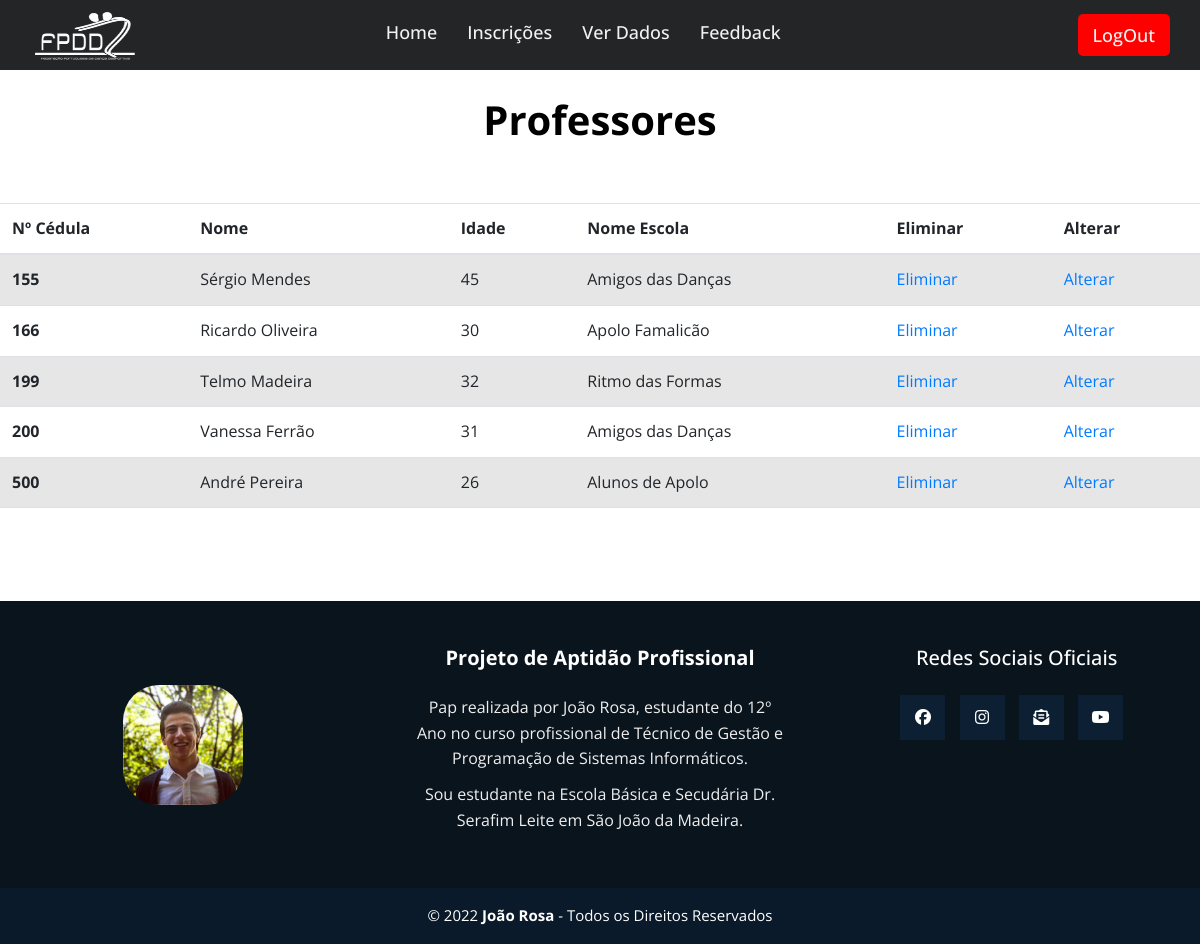
The app's page /Admin/professores.php (signed in) with its own data.
### tables this page shows
CREATE TABLE `professores` (
  `N_cedula` int(11) NOT NULL,
  `Nome` varchar(30) DEFAULT NULL,
  `Idade` int(11) DEFAULT NULL,
  `Cod_Escola` int(11) DEFAULT NULL
);

CREATE TABLE `escolas` (
  `Cod_Escola` int(11) NOT NULL,
  `Nome_escola` varchar(30) DEFAULT NULL,
  `Morada` varchar(40) DEFAULT NULL,
  `Contacto` int(11) DEFAULT NULL,
  `Cod_Associacao` int(11) DEFAULT NULL
);

### Admin/professores.php (the view, shortened to what this page needs)
<?php
if ($_SESSION['login'] == FALSE) {
    header('location: ../login.php');
} else {
?>
    <!DOCTYPE html>
    <html lang="pt-PT">
    <head>
        <link rel="stylesheet" href="./CSS/PAP_style.css" type="text/css" />
        <link href="https://cdn.jsdelivr.net/npm/bootstrap@5.1.3/dist/css/bootstrap.min.css" rel="stylesheet">
    </head>
    <body>
        <?php include_once('header.php'); ?>
        <br>
        <center><h1><b>Professores</b></h1></center>
        <br>
        <br>
        <?php
        $host = 'localhost';
        $db = 'fpdd_final1';
        $user = 'root';
        $pass2 = '';
        $connect = "mysql:host=$host;dbname=$db";
        try {
            $pdo = new PDO($connect, $user, $pass2);
        } catch (PDOException $e) {
            echo "Não foi possível conectar à base de dados!" . $e->getMessage();
        }
        $stmt = $pdo->query("select * from professores, escolas where escolas.Cod_Escola = professores.Cod_Escola;");
        $stmt2 = $pdo->query("select count(*) as num from professores;");
        if ($fetch = $stmt2->fetch()) {
            $num_rows = $fetch['num'];
            if ($num_rows > 0) {
                echo '<div class="table-responsive">';
                echo ' <table class="table table-striped"> ';
                echo '<thead>';
                echo '<tr>';
                echo '<th scope="col">Nº Cédula</th>';
                echo '<th scope="col">Nome </th>';
                echo '<th scope="col">Idade </th>';
                echo '<th scope="col">Nome Escola</th>';
                echo '<th scope="col">Eliminar</th>';
                echo '<th scope="col">Alterar</th>';
                echo '</tr>';
                echo '</thead>';
                echo '<tbody>';
                foreach ($stmt as $row) {
                    echo '<tr>';
                    echo '<th scope="row">' . $row['N_cedula'] . '</th>';
                    echo '<td>' . $row['Nome'] . '</td>';
                    echo '<td>' . $row['Idade'] . '</td>';
                    echo '<td>' . $row['Nome_escola'] . '</td>';
                    echo "<td> <a href='./eliminarProfessor.php?N_cedula=$row[N_cedula]'>Eliminar</a> </td>";
                    echo "<td> <a href='./alterarProfessor.php?N_cedula=$row[N_cedula]&Nome=$row[Nome]&Idade=$row[Idade]&Cod_Escola=$row[Cod_Escola]'>Alterar</a> </td>";
                }
                echo '</tbody>';
                echo '</table>';
                echo '</div>';
            } else {
                echo "Nenhum registro correspondente à sua consulta foi encontrado.";
            }
        } else {
            echo "ERRO: Não foi possível executar. ";
        }
        ?>
        <?php include_once('./footer.php'); ?>
    </body>
    </html>
<?php
}
?>

### CSS/PAP_style.css (style rules this page uses)
* { margin: 0 auto; padding: 0; box-sizing: border-box; font-family: 'Open Sans', sans-serif; }
* { margin: 0; padding: 0; box-sizing: border-box; font-family: 'Poppins', sans-serif; }
body { background: white; color: black; line-height: 1.6; font-family: 'Quicksand', sans-serif; }
* { margin: 0; padding: 0; box-sizing: border-box; font-family: "Poppins", sans-serif; }
* { box-sizing:border-box }
* { margin: 0; padding: 0; box-sizing: border-box; font-family: 'Open Sans', sans-serif; }

### records on screen
professores: N_cedula "155", Nome "Sérgio Mendes", Idade "45", Cod_Escola.Nome_escola "Amigos das Danças"
professores: N_cedula "166", Nome "Ricardo Oliveira", Idade "30", Cod_Escola.Nome_escola "Apolo Famalicão"
professores: N_cedula "199", Nome "Telmo Madeira", Idade "32", Cod_Escola.Nome_escola "Ritmo das Formas"
professores: N_cedula "200", Nome "Vanessa Ferrão", Idade "31", Cod_Escola.Nome_escola "Amigos das Danças"
professores: N_cedula "500", Nome "André Pereira", Idade "26", Cod_Escola.Nome_escola "Alunos de Apolo"
